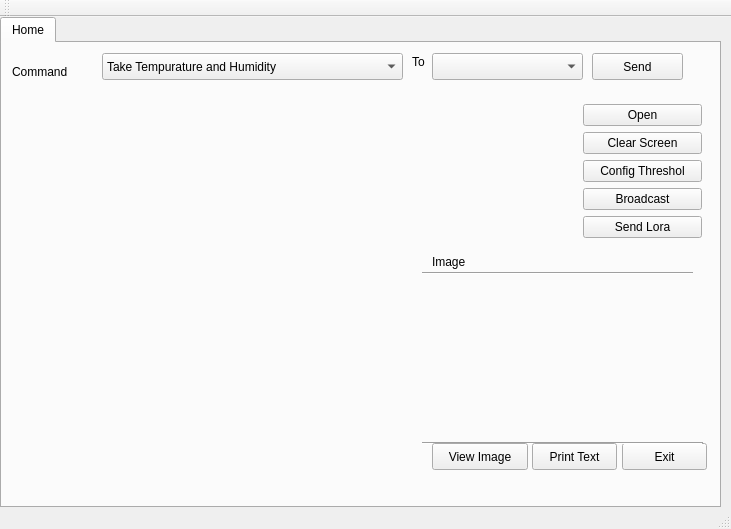
<?xml version="1.0" encoding="UTF-8"?>
<ui version="4.0">
 <class>MainWindow</class>
 <widget class="QMainWindow" name="MainWindow">
  <property name="geometry">
   <rect>
    <x>0</x>
    <y>0</y>
    <width>731</width>
    <height>529</height>
   </rect>
  </property>
  <property name="windowTitle">
   <string>MainWindow</string>
  </property>
  <widget class="QWidget" name="centralWidget">
   <widget class="QTabWidget" name="tabWidget">
    <property name="geometry">
     <rect>
      <x>0</x>
      <y>0</y>
      <width>721</width>
      <height>491</height>
     </rect>
    </property>
    <property name="currentIndex">
     <number>0</number>
    </property>
    <widget class="QWidget" name="tab">
     <attribute name="title">
      <string>Home</string>
     </attribute>
     <widget class="QWidget" name="verticalLayoutWidget">
      <property name="geometry">
       <rect>
        <x>0</x>
        <y>50</y>
        <width>421</width>
        <height>381</height>
       </rect>
      </property>
      <layout class="QVBoxLayout" name="layConsole"/>
     </widget>
     <widget class="QPushButton" name="btnExit">
      <property name="geometry">
       <rect>
        <x>620</x>
        <y>400</y>
        <width>85</width>
        <height>27</height>
       </rect>
      </property>
      <property name="text">
       <string>Exit</string>
      </property>
     </widget>
     <widget class="QLabel" name="lblImage">
      <property name="geometry">
       <rect>
        <x>420</x>
        <y>240</y>
        <width>271</width>
        <height>161</height>
       </rect>
      </property>
      <property name="text">
       <string/>
      </property>
     </widget>
     <widget class="Line" name="line">
      <property name="geometry">
       <rect>
        <x>420</x>
        <y>390</y>
        <width>281</width>
        <height>20</height>
       </rect>
      </property>
      <property name="orientation">
       <enum>Qt::Horizontal</enum>
      </property>
     </widget>
     <widget class="Line" name="line_2">
      <property name="geometry">
       <rect>
        <x>420</x>
        <y>220</y>
        <width>271</width>
        <height>20</height>
       </rect>
      </property>
      <property name="orientation">
       <enum>Qt::Horizontal</enum>
      </property>
     </widget>
     <widget class="QLabel" name="label_3">
      <property name="geometry">
       <rect>
        <x>430</x>
        <y>210</y>
        <width>67</width>
        <height>17</height>
       </rect>
      </property>
      <property name="text">
       <string>Image</string>
      </property>
     </widget>
     <widget class="QPushButton" name="btnView">
      <property name="geometry">
       <rect>
        <x>430</x>
        <y>400</y>
        <width>96</width>
        <height>27</height>
       </rect>
      </property>
      <property name="text">
       <string>View Image</string>
      </property>
     </widget>
     <widget class="QPushButton" name="pushButton">
      <property name="geometry">
       <rect>
        <x>590</x>
        <y>10</y>
        <width>91</width>
        <height>27</height>
       </rect>
      </property>
      <property name="text">
       <string>Send</string>
      </property>
     </widget>
     <widget class="QComboBox" name="boxCommand">
      <property name="geometry">
       <rect>
        <x>100</x>
        <y>10</y>
        <width>301</width>
        <height>27</height>
       </rect>
      </property>
      <item>
       <property name="text">
        <string>Take Tempurature and Humidity</string>
       </property>
      </item>
      <item>
       <property name="text">
        <string>Take Photo</string>
       </property>
      </item>
      <item>
       <property name="text">
        <string>Take Illuminance</string>
       </property>
      </item>
      <item>
       <property name="text">
        <string>ON Pump</string>
       </property>
      </item>
      <item>
       <property name="text">
        <string>OFF Pump</string>
       </property>
      </item>
      <item>
       <property name="text">
        <string>ON Light</string>
       </property>
      </item>
      <item>
       <property name="text">
        <string>OFF Light</string>
       </property>
      </item>
     </widget>
     <widget class="QComboBox" name="boxSensor">
      <property name="geometry">
       <rect>
        <x>430</x>
        <y>10</y>
        <width>151</width>
        <height>27</height>
       </rect>
      </property>
     </widget>
     <widget class="QLabel" name="label_4">
      <property name="geometry">
       <rect>
        <x>10</x>
        <y>20</y>
        <width>81</width>
        <height>17</height>
       </rect>
      </property>
      <property name="text">
       <string>Command</string>
      </property>
     </widget>
     <widget class="QLabel" name="label_5">
      <property name="geometry">
       <rect>
        <x>410</x>
        <y>10</y>
        <width>31</width>
        <height>17</height>
       </rect>
      </property>
      <property name="text">
       <string>To</string>
      </property>
     </widget>
     <widget class="QPushButton" name="btnPrint">
      <property name="geometry">
       <rect>
        <x>530</x>
        <y>400</y>
        <width>85</width>
        <height>27</height>
       </rect>
      </property>
      <property name="text">
       <string>Print Text</string>
      </property>
     </widget>
     <widget class="QWidget" name="layoutWidget">
      <property name="geometry">
       <rect>
        <x>570</x>
        <y>50</y>
        <width>141</width>
        <height>161</height>
       </rect>
      </property>
      <layout class="QVBoxLayout" name="verticalLayout">
       <item>
        <widget class="QPushButton" name="btnOpenClose">
         <property name="text">
          <string>Open</string>
         </property>
        </widget>
       </item>
       <item>
        <widget class="QPushButton" name="btnClear">
         <property name="text">
          <string>Clear Screen</string>
         </property>
        </widget>
       </item>
       <item>
        <widget class="QPushButton" name="btnConfigThreshol">
         <property name="text">
          <string>Config Threshol</string>
         </property>
        </widget>
       </item>
       <item>
        <widget class="QPushButton" name="bt_Broadcast">
         <property name="text">
          <string>Broadcast</string>
         </property>
        </widget>
       </item>
       <item>
        <widget class="QPushButton" name="btnSendLora">
         <property name="text">
          <string>Send Lora</string>
         </property>
        </widget>
       </item>
      </layout>
     </widget>
     <widget class="QLabel" name="lb_pic">
      <property name="geometry">
       <rect>
        <x>430</x>
        <y>60</y>
        <width>131</width>
        <height>141</height>
       </rect>
      </property>
      <property name="text">
       <string/>
      </property>
     </widget>
    </widget>
   </widget>
  </widget>
  <widget class="QToolBar" name="mainToolBar">
   <attribute name="toolBarArea">
    <enum>TopToolBarArea</enum>
   </attribute>
   <attribute name="toolBarBreak">
    <bool>false</bool>
   </attribute>
  </widget>
  <widget class="QStatusBar" name="statusBar"/>
  <action name="actSetting">
   <property name="text">
    <string>Setting</string>
   </property>
  </action>
  <action name="actionLinphone">
   <property name="text">
    <string>Linphone</string>
   </property>
  </action>
  <action name="actionSerial_Port">
   <property name="text">
    <string>Setup Serial Port</string>
   </property>
  </action>
  <action name="actionNew">
   <property name="text">
    <string>New Node</string>
   </property>
  </action>
  <action name="actionEdit_Place">
   <property name="text">
    <string>Edit Node Place</string>
   </property>
  </action>
  <action name="actionInformation">
   <property name="text">
    <string>Node Information</string>
   </property>
  </action>
  <action name="actionRetask_One">
   <property name="text">
    <string>Retask One</string>
   </property>
  </action>
  <action name="actionRetask_All">
   <property name="text">
    <string>Retask All</string>
   </property>
  </action>
  <action name="actionAbout">
   <property name="text">
    <string>About</string>
   </property>
  </action>
  <action name="actionAbout_2">
   <property name="text">
    <string>About</string>
   </property>
  </action>
  <action name="actionServer">
   <property name="text">
    <string>Server</string>
   </property>
  </action>
  <action name="actionQuit">
   <property name="text">
    <string>Quit</string>
   </property>
  </action>
  <action name="actionStartup_Location_Map">
   <property name="text">
    <string>Startup Location Map</string>
   </property>
  </action>
  <action name="actionNew_Zone">
   <property name="text">
    <string>New Zone</string>
   </property>
  </action>
 </widget>
 <layoutdefault spacing="6" margin="11"/>
 <resources/>
 <connections/>
</ui>
